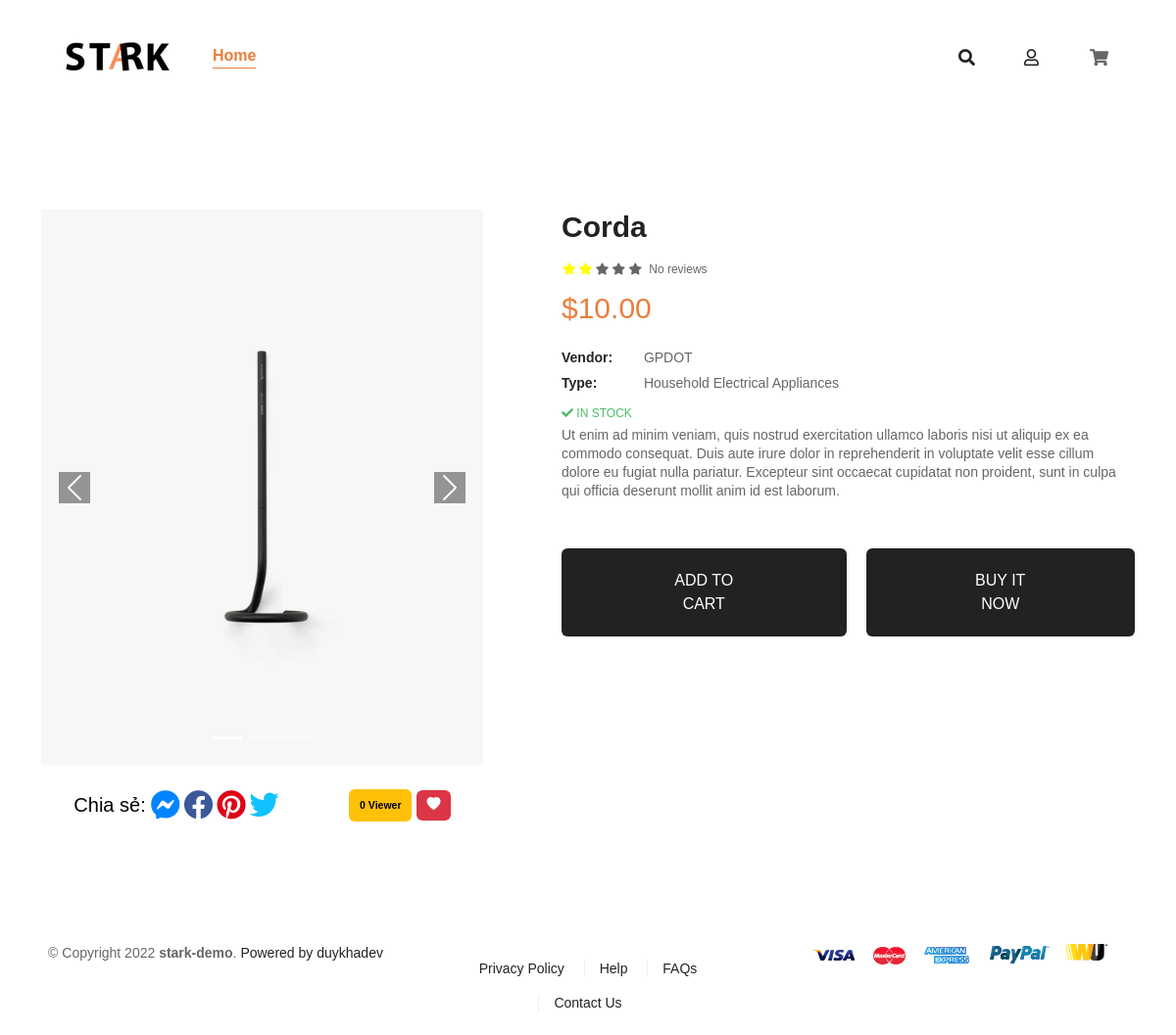
The page /product.php?id=4 on the database its author committed.
### tables this page shows
CREATE TABLE IF NOT EXISTS `products` (
  `id` int(11) NOT NULL AUTO_INCREMENT,
  `product_name` varchar(255) NOT NULL,
  `product_price` float NOT NULL,
  `product_photo` varchar(255) NOT NULL,
  `product_description` text,
  `product_star` int DEFAULT NULL,
  `product_like` int DEFAULT '0',
  `product_view` int DEFAULT '0',
  PRIMARY KEY (`id`)
);

CREATE TABLE IF NOT EXISTS `categories` (
  `id` int(11) NOT NULL AUTO_INCREMENT,
  `category_name` varchar(255) NOT NULL,
  PRIMARY KEY (`id`)
);

### app/models/Model.php (called while the page is built)
<?php
class Model
{
    public static $connection = NULL;
    public function  __construct() {
        if (!self::$connection) {
            self::$connection = new mysqli(DB_HOST, DB_USER, DB_PASS, DB_NAME);
            self::$connection -> set_charset('utf8mb4');
        }
        return self::$connection;
    }
    public function select($sql)
    {
        $sql -> execute();
        $items = $sql -> get_result() -> fetch_all(MYSQLI_ASSOC);
        return $items;
    }
}

### app/models/ProductModel.php (called while the page is built, shortened)
<?php
class ProductModel extends Model
{
    public function getProductById($id)
    {
        $sql = parent::$connection->prepare('SELECT *, COUNT(user_product_like.username) AS pLike FROM `products` LEFT JOIN user_product_like ON products.id = user_product_like.product_id WHERE products.id = ? GROUP BY products.id;');
        $sql->bind_param('i', $id);
        return parent::select($sql)[0];
    }
}

### app/models/CategoryModel.php (called while the page is built, shortened)
<?php
class CategoryModel extends Model
{
    public function getCategoryIdByProductId($id)
    {
        $sql = parent::$connection -> prepare('SELECT products_categories.category_id FROM products INNER JOIN products_categories ON products.id = products_categories.product_id WHERE product_id=?');
        $sql -> bind_param('i', $id);
        return parent::select($sql)[0];
    }
    public function getCategoryName($id)
    {
        $sql = parent::$connection -> prepare('SELECT category_name FROM categories WHERE id=?');
        $sql -> bind_param('i', $id);
        return parent::select($sql)[0];
    }
}

### product.php (the view, shortened to what this page needs)
<?php
if (isset($_GET['id'])) {
    $productModel = new ProductModel();
    $id = $_GET['id'];
    $productModel->viewProduct($id);
    $item = $productModel->getProductById($id);
    $category = new CategoryModel();
    $categoryId = $category->getCategoryIdByProductId($id);
    $categoryName = $category->getCategoryName($categoryId['category_id']);
}
?>
<!DOCTYPE html>
<html lang="en">
<head>
    <link rel="stylesheet" href="./assets/css/main.css">
    <link href="https://cdn.jsdelivr.net/npm/bootstrap@5.0.2/dist/css/bootstrap.min.css" rel="stylesheet">
    <link rel="stylesheet" href="https://cdnjs.cloudflare.com/ajax/libs/font-awesome/5.15.4/css/all.min.css" />
    <link href="https://cdn.jsdelivr.net/npm/bootstrap@5.2.2/dist/css/bootstrap.min.css" rel="stylesheet">
    <link rel="stylesheet" href="https://cdn.jsdelivr.net/npm/bootstrap-icons@1.10.2/font/bootstrap-icons.css">
</head>
<body>
    <header>
        <nav class="navbar navbar-expand-lg navbar-light">
            <div class="container">
                <div class="nav-bar-logo">
                    <a href="index.php">
                        <img src="./assets/img/files/LOGO.png" alt="Logo">
                    </a>
                </div>
                <div class="collapse navbar-collapse" id="navbarSupportedContent">
                    <ul class="navbar-nav" style="margin: auto;">
                        <li class="nav-bar-item active">
                            <a href="index.php" class="nav-bar-link active">
                                <span class="nav-bar-title">
                                    Home
                                </span>
                            </a>
                        </li>
                    </ul>
                </div>
                <div class="nav-bar-list-item">
                    <ul class="nav-bar-list-item-list">
                        <li>
                            <a href="#"><i class="fas fa-search search-btn"></i></a>
                        </li>
                        <li>
                            <a href="formIn.php"><i class="far fa-user"></i></a>
                        </li>
                        <li>
                            <div class="header__cart">
                                <div class="header__cart-wrap">
                                    <i class="header__cart-icon fas fa-shopping-cart"></i>
                                </div>
                            </div>
                        </li>
                    </ul>
                </div>
            </div>
        </nav>
    </header>
    <div class="container">
        <div class="row">
            <div class="col-lg-5 col-md-6">
                <div class="product-photo">
                    <div id="carouselExampleIndicators" class="carousel slide" data-bs-ride="carousel">
                        <div class="carousel-indicators">
                            <button type="button" data-bs-target="#carouselExampleIndicators" data-bs-slide-to="0" class="active" aria-current="true" aria-label="Slide 1"></button>
                            <button type="button" data-bs-target="#carouselExampleIndicators" data-bs-slide-to="1" aria-label="Slide 2"></button>
                            <button type="button" data-bs-target="#carouselExampleIndicators" data-bs-slide-to="2" aria-label="Slide 3"></button>
                        </div>
                        <div class="carousel-inner">
                            <?php
                            $arrPhotoItem = explode(',', $item['product_photo']);
                            if (count($arrPhotoItem) === 1) {
                            ?>
                                <div class="carousel-item active">
                                    <img src="./assets/img/products/<?php echo $arrPhotoItem[0] ?>" class="d-block w-100" alt="beoplay-white">
                                </div>
                                <?php
                            }
                            ?>
                        </div>
                        <button class="carousel-control-prev" type="button" data-bs-target="#carouselExampleIndicators" data-bs-slide="prev">
                            <span class="carousel-control-prev-icon" aria-hidden="true"></span>
                        </button>
                        <button class="carousel-control-next" type="button" data-bs-target="#carouselExampleIndicators" data-bs-slide="next">
                            <span class="carousel-control-next-icon" aria-hidden="true"></span>
                        </button>
                    </div>
                    <div class="product-evaluate">
                        <div class="product-social">
                            <div class="product-social-text">
                                Chia sẻ:
                            </div>
                            <div class="product-social-icon">
                                <a href="#">
                                    <i class="fab fa-facebook-messenger icon-social"></i>
                                </a>
                                <a href="#">
                                    <i class="fab fa-facebook icon-social"></i>
                                </a>
                                <a href="#">
                                    <i class="fab fa-pinterest icon-social"></i>
                                </a>
                                <a href="#">
                                    <i class="fab fa-twitter icon-social"></i>
                                </a>
                            </div>
                        </div>
                        <div class="product-view">
                            <span class="badge text-bg-warning">
                                <?php
                                    $view = (float)$item['product_view'];
                                    if($view >= 1000)
                                    {
                                        $view = (float)$item['product_view'] / 1000;
                                ?>
                                <?php printf('%.1fK', $view) ?> Viewer
                                <?php
                                    }else if($view >= 1000000)
                                    {
                                        $view = (float)$item['product_view'] / 1000000;
                                ?>
                                <?php printf('%.1fM', $view) ?> Viewer
                                <?php
                                    }else
                                    {
                                ?>
                                <?php printf('%d', $view) ?> Viewer
                                <?php
                                    }
                                ?>
                            </span>
                            <form action="#navbar" method="post" onsubmit="return confirm('Please login to be able to like the product!')">
                                <button type="submit" class="btn badge text-bg-danger">
                                    <i class="bi bi-heart-fill"></i>
                                </button>
                            </form>
                        </div>
                    </div>
                </div>
            </div>
            <div class="col-lg-7 col-12 col-md-6">
                <div class="product-content">
                    <div class="product-meta">
                        <h1 class="product-title"><?php echo $item['product_name'] ?></h1>
                        <div class="review">
                            <span class="star-list">
                                <?php
                                for ($i = 1; $i <= 5; ++$i) {
                                    if ($i <= $item['product_star']) {
                                ?>
                                        <i class="fas fa-star star-yellow"></i>
                                    <?php
                                    } else {
                                    ?>
                                        <i class="fas fa-star"></i>
                                <?php
                                    }
                                }
                                ?>
                            </span>
                            <span class="review-badge">No reviews</span>
                        </div>
                        <p class="product_price">$<?php printf('%.2f', $item['product_price']) ?></p>
                        <div class="product-info">
                            <p class="product-vendor">
                                <smaill class="text-body">Vendor: </smaill>
                                <smaill>GPDOT</smaill>
                            </p>
                            <p class="product-type">
                                <smaill class="text-body">Type: </smaill>
                                <smaill><?php echo $categoryName['category_name'] ?></smaill>
                            </p>
                            <p class="product-availability available">
                                <i class="fas fa-check"></i>
                                IN STOCK
                            </p>
                        </div>
                        <div class="product-description">
                            <?php echo $item['product_description'] ?>
                        </div>
                    </div>
                    <div class="product-form-submit">
                        <div class="product-form-add">
                            <a href="#" class="btn product-form__cart-submit">
                                <span>ADD TO CART</span>
                            </a>
                        </div>
                        <div class="product-buynow">
                            <a href="#" class="btn product-form__cart-submit">
                                <span>BUY IT NOW</span>
                            </a>
                        </div>
                    </div>
                </div>
            </div>
        </div>
    </div>
    <footer class="footer-mid">
        <div class="container">
            <div class="row">
                <div class="col-lg-4 col-md-12 text-center text-lg-left">
                    <div class="footer__powered">
                        <p>
                            © Copyright 2022
                            <b>stark-demo</b>.
                            <span>
                                <a href="https://github.com/dkhak3">Powered by duykhadev</a>
                            </span>
                        </p>
                    </div>
                </div>
                <div class="col-lg-4 col-md-12 text-center">
                    <div class="footer-mid__linklist mt-2">
                        <ul>
                            <li class="d-inline-block px-3 py-2" style="position: relative ;">
                                <a href="#" title="Privacy Policy ">Privacy Policy </a>
                            </li>
                            <li class="d-inline-block px-3 py-2" style="position: relative ;">
                                <a href="#" title=" Help"> Help</a>
                            </li>
                            <li class="d-inline-block px-3 py-2" style="position: relative ;">
                                <a href="#" title="FAQs">FAQs</a>
                            </li>
                            <li class="d-inline-block px-3 py-2" style="position: relative ;">
                                <a href="#" title="Contact Us">Contact Us</a>
                            </li>
                        </ul>
                    </div>
                </div>
                <div class="footer-payment col-lg-4 col-md-12 text-lg-right text-center">
                    <img class="mb-4 lazyloaded" src="./assets/img/files/payma.png" alt="">
                </div>
            </div>
        </div>
    </footer>
</body>
</html>

### assets/css/main.css (style rules this page uses)
* { margin: 0; padding: 0; box-sizing: border-box; }
:root { --g-font-1: "Harmonia Sans",sans-serif; --g-font-2: "Josefin Sans",sans-serif; --primary-color: #e97e3d; --text-color: #333; --text-color-2: #222222; --text-color-3: #666666; --text-white: #ffffff; }
body, button, input, select, textarea { font-size: 14px !important; font-family: var(--g-font-1) !important; color: #666 !important; line-height: 1.375 !important; }
ul { padding: 0 !important; margin: 0 !important; }
dl, ol, ul { margin-top: 0 !important; margin-bottom: 0 !important; }
li { list-style: none; }
a { color: var(--text-color-2) !important; text-decoration: none !important; }
.nav-bar-link { font-size: 16px; font-weight: 600 !important; font-family: var(--g-font-2); position: relative; color: var(--text-color-2); padding: 30px 20px; display: block; white-space: nowrap; transition: .3s ease-in; }
.nav-bar-link .nav-bar-title { position: relative; }
.active > .nav-bar-link .nav-bar-title::before { width: 100%; left: 0; }
.nav-bar-title::before { content: ""; position: absolute; right: 0; bottom: -5px; width: 0; border-bottom: 1px solid var(--primary-color); -webkit-transition: width .3s; transition: width .3s; }
.nav-bar-logo { line-height: 98px; }
.nav-bar-logo a { padding: 30px 20px; }
.nav-bar-list-item-list { display: flex; padding: 0; align-items: baseline; }
.nav-bar-list-item-list li { margin: 0 15px; }
.nav-bar-list-item a { margin: 0 10px; }
.active { color: var(--primary-color) !important; }
.nav-bar-list-item i { font-size: 17px; }
@media (min-width: 992px) { .navbar-expand-lg .navbar-nav { flex-direction: none !important; } }
img { max-width: 100%; border: 0; }
.footer-mid { padding: 25px 0 15px; background: var(--text-white); color: var(--text-color-3); }
.footer-mid a { color: var(--text-color-3); }
.footer-mid__linklist li+li:before { content: ""; position: absolute; width: 1px; height: 50%; top: 25%; left: 0; background: var(--text-color-3); opacity: 0.1; }
p:last-child { margin-bottom: 0; }
.header__cart-wrap { position: relative; display: inline-block; padding: 0 12px; cursor: pointer; }
.header__cart-icon { font-size: 24px; margin-top: 6px; }
.header__cart-wrap::after { cursor: pointer; content: ""; display: block; position: absolute; right: -3px; top: -9px; border-width: 35px 30px; border-style: solid; border-color: transparent transparent #fff transparent; }

### rows shown on the page
products: product_photo (picture), product_view "0", product_name "Corda", product_star 2 (drawn), product_price "10.00", product_description "Ut enim ad minim veniam, quis nostrud exercitation ullamco laboris nisi ut aliquip ex ea commodo consequat. Duis aute irure dolor in reprehenderit in voluptate velit esse cillum dolore eu fugiat nulla pariatur. Excepteur sint occaecat cupidatat non proident, sunt in culpa qui officia deserunt mollit anim id est laborum."
categories: category_name "Household Electrical Appliances"
